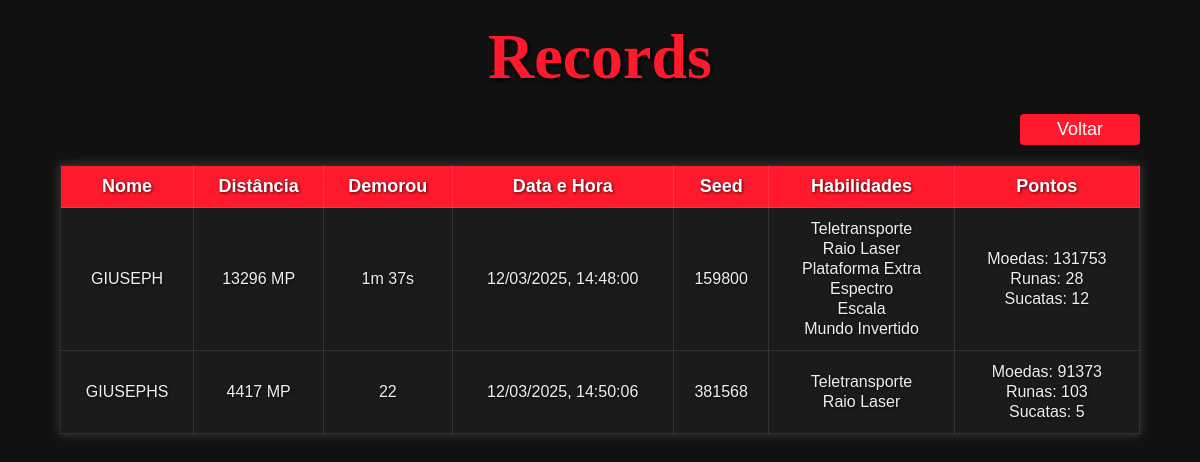
Page /records on the committed database.
### tables this page shows
CREATE TABLE record (
    id INTEGER PRIMARY KEY AUTOINCREMENT NOT NULL,
    nome TEXT,
    senha TEXT NOT NULL,
    distancia INTEGER NOT NULL,
    data_hora DATETIME NOT NULL,
    ip_rede TEXT NOT NULL,
    seed INTEGER NOT NULL,
    demorou INTEGER NOT NULL,
    habilidades TEXT,  
    pontos TEXT,        
    backup TEXT        
);

### app.py (the view)
@app.route('/records')
def records():
    cursor.execute("SELECT * FROM record")
    records = cursor.fetchall()
    records = [
        {
            "id": row[0],
            "nome": row[1],
            "distancia": int(row[3]),
            "data_hora": row[4],
            "ip_rede": row[5],
            "seed": row[6],
            "demorou": int(row[7]),
            "habilidades": json.loads(row[8]),
            "pontos": json.loads(row[9])
        }
        for row in records
    ]
    records = sorted(records, key=lambda x: x['distancia'], reverse=True)
    return render_template('records.html', records=records)

### templates/records.html (shortened to what this page needs)
<!DOCTYPE html>
<html lang="en">
  <head>
    <link rel="stylesheet" href="{{ url_for('static', filename='css/records.css') }}" />
  </head>
  <body>
    <h1>Records</h1>
    <div style="display: flex;flex-direction: column;">
      <button onclick="window.location.href='/'">Voltar</button>
      <table border="1">
      <tr>
        <th>Nome</th>
        <th>Distância</th>
        <th>Demorou</th>
        <th>Data e Hora</th>
        <th>Seed</th>
        <th>Habilidades</th>
        <th>Pontos</th>
      </tr>
      {% for record in records %}
        <tr>
          <td>{{ record.nome }}</td>
          <td>{{ record.distancia }} MP</td>
          <td><time datetime="{{ record.demorou }}" id="timeDisplay">{{ record.demorou }}</time></td>
          <td>{{ record.data_hora }}</td>
          <td>{{ record.seed }}</td>
          <td>
            {% for habilidades in record.habilidades %}
              <li>{{ habilidades['name'] }}</li>
            {% endfor %}
          </td>
          <td>
              <li>Moedas: {{ record.pontos.coins }}</li>
              {% if record.pontos.runes > 0 %}
                <li>Runas: {{ record.pontos.runes }}</li>
              {% endif %}
              {% if record.pontos.sucata > 0 %}
              <li>Sucatas: {{ record.pontos.sucata }}</li>
              {% endif %}
            </td>
          </tr>
          {% endfor %}
        </table>
      </div>
  </body>
</html>

### static/css/records.css (style rules this page uses)
body { margin: 0; font-family: Arial, sans-serif; background: #111; color: #eee; overflow: hidden; }
h1 { font-family: 'Bangers', cursive; font-size: 64px; color: #ff192c; margin: 20px 0; text-align: center; text-shadow: 2px 2px 4px #000; }
li { display: flex; list-style: none; align-items: center; flex-direction: column; justify-content: center; margin: 2px; }
table { width: 90%; margin: 20px auto; border-collapse: collapse; box-shadow: 0 0 10px rgba(255, 255, 255, 0.2); }
table th, table td { padding: 10px; text-align: left; border: 1px solid rgba(255, 255, 255, 0.1); }
table th { background: #ff192c; color: #fff; font-size: 18px; text-shadow: 1px 1px 3px rgba(0, 0, 0, 0.7); text-align: center; align-items: center; }
table td { background: rgba(20, 20, 20, 0.8); color: #eee; font-size: 16px; text-shadow: 1px 1px 3px rgba(0, 0, 0, 0.7); text-align: center; align-items: center; }
table tr:nth-child(odd) td { background: rgba(30, 30, 30, 0.8); }
table tr:nth-child(even) td { background: rgba(30, 30, 30, 0.8); }
button { padding: 5px 20px; font-size: 18px; width: 10%; margin-right: 5%; margin-left: auto; border: none; border-radius: 4px; background: #ff192c; color: #fff; cursor: pointer; transition: background 0.3s ease; }

### rows in the picture
record: nome "GIUSEPH", distancia "13296", data_hora "12/03/2025, 14:48:00", seed "159800", name "Teletransporte" "Raio Laser" "Plataforma Extra" "Espectro" "Escala" "Mundo Invertido", pontos.coins "131753", pontos.runes "28", pontos.sucata "12"
record: nome "GIUSEPHS", distancia "4417", demorou "22", data_hora "12/03/2025, 14:50:06", seed "381568", name "Teletransporte" "Raio Laser", pontos.coins "91373", pontos.runes "103", pontos.sucata "5"
